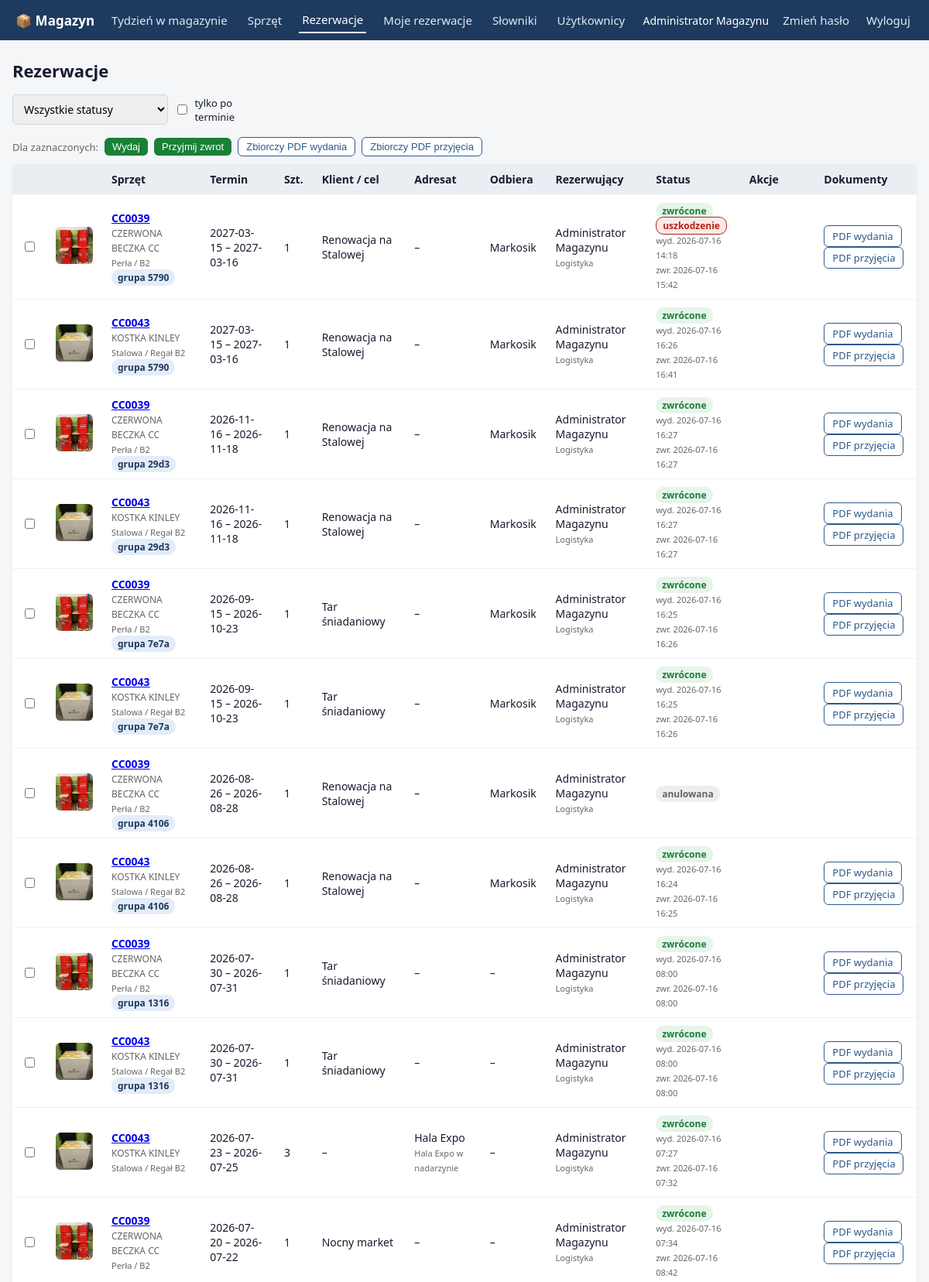
The app's page /reservations (signed in, upper part) with its own data.
### tables this page shows
CREATE TABLE reservations (
    id INTEGER PRIMARY KEY AUTOINCREMENT,
    equipment_id INTEGER NOT NULL REFERENCES equipment(id),
    user_id INTEGER NOT NULL REFERENCES users(id),
    client TEXT,                                 -- klient / projekt / cel
    date_from TEXT NOT NULL,                     -- YYYY-MM-DD
    date_to TEXT NOT NULL,
    quantity INTEGER NOT NULL DEFAULT 1,
    status TEXT NOT NULL DEFAULT 'rezerwacja',   -- rezerwacja | wydane | zwrócone | anulowana
    notes TEXT,
    created_at TEXT DEFAULT (datetime('now')),
    issued_at TEXT, issued_by INTEGER REFERENCES users(id),
    returned_at TEXT, returned_by INTEGER REFERENCES users(id)
, group_id TEXT, receiver TEXT, recipient_name TEXT, recipient_contact TEXT, recipient_phone TEXT, recipient_address TEXT, recipient_email TEXT, damage INTEGER NOT NULL DEFAULT 0, damage_notes TEXT);

CREATE TABLE equipment (
    id INTEGER PRIMARY KEY AUTOINCREMENT,
    code TEXT UNIQUE NOT NULL,                   -- kod w aplikacji
    project_number TEXT,                         -- numer projektu
    name TEXT NOT NULL,                          -- nazwa sprzętu
    dimensions TEXT,                             -- wymiary
    photo TEXT,                                  -- nazwa pliku zdjęcia
    location TEXT,                               -- miejsce w magazynie
    owner TEXT,                                  -- własność (np. klient)
    quantity INTEGER NOT NULL DEFAULT 1,         -- stan magazynowy (ilość sztuk)
    notes TEXT,
    created_at TEXT DEFAULT (datetime('now'))
, brand TEXT, packaging_photo TEXT, warehouse_id INTEGER REFERENCES warehouses(id), material_type TEXT NOT NULL DEFAULT 'klient', condition TEXT NOT NULL DEFAULT 'sprawny', condition_notes TEXT, storage_instructions TEXT);

CREATE TABLE warehouses (
    id INTEGER PRIMARY KEY AUTOINCREMENT,
    name TEXT UNIQUE NOT NULL,
    address TEXT,
    active INTEGER NOT NULL DEFAULT 1
);

CREATE TABLE users (
    id INTEGER PRIMARY KEY AUTOINCREMENT,
    username TEXT UNIQUE NOT NULL,
    password_hash TEXT NOT NULL,
    role TEXT NOT NULL DEFAULT 'user',           -- 'admin' | 'user'
    active INTEGER NOT NULL DEFAULT 1,
    created_at TEXT DEFAULT (datetime('now'))
, first_name TEXT, last_name TEXT, department TEXT);

### app.py (the view)
@app.route("/reservations")
@login_required
def reservations():
    f = request.args.get("status", "")
    mine = request.args.get("mine", "")
    overdue = request.args.get("overdue", "")
    today = date.today().isoformat()
    con = get_db()
    sql = """SELECT r.*, u.username, u.first_name, u.last_name, u.department AS owner_department,
                    e.code, e.name, e.photo, e.location, w.name AS warehouse_name
             FROM reservations r
             JOIN users u ON u.id=r.user_id JOIN equipment e ON e.id=r.equipment_id
             LEFT JOIN warehouses w ON w.id=e.warehouse_id"""
    where, params = [], []
    if f:
        where.append("r.status=?"); params.append(f)
    if mine == "1":
        where.append("r.user_id=?"); params.append(session["user_id"])
    if overdue == "1":
        where.append("r.status='wydane' AND r.date_to<?"); params.append(today)
    if where:
        sql += " WHERE " + " AND ".join(where)
    rows = con.execute(sql + " ORDER BY r.date_from DESC", params).fetchall()
    warehouses = active_warehouses(con)
    manage_ids = {r["id"] for r in rows if can_manage_reservation(r)}
    con.close()
    return render_template("reservations.html", rows=rows, f=f, mine=mine,
                           overdue=overdue, today=today, dn=display_name,
                           warehouses=warehouses, manage_ids=manage_ids)

### app.py (called while the page is built, shortened)
def login_required(f):
    @wraps(f)
    def wrapper(*a, **kw):
        if "user_id" not in session:
            return redirect(url_for("login", next=request.path))
        return f(*a, **kw)
    return wrapper

def can_manage_reservation(r):
    if session.get("role") == "admin":
        return True

def active_warehouses(con):
    return con.execute(
        "SELECT * FROM warehouses WHERE active=1 ORDER BY name").fetchall()

### db.py (called while the page is built)
def get_db():
    DB_PATH.parent.mkdir(parents=True, exist_ok=True)
    con = sqlite3.connect(DB_PATH)
    con.row_factory = sqlite3.Row
    con.execute("PRAGMA foreign_keys = ON")
    return con

def display_name(row):
    fn = (row["first_name"] or "").strip() if "first_name" in row.keys() else ""
    ln = (row["last_name"] or "").strip() if "last_name" in row.keys() else ""
    full = f"{fn} {ln}".strip()
    return full or row["username"]

### templates/reservations.html (shortened to what this page needs)
{% extends "base.html" %}
{% from "_thumb.html" import thumb %}
{% block content %}
<h1>{{ 'Moje rezerwacje' if mine == '1' else 'Rezerwacje' }}{% if overdue == '1' %} – po terminie{% endif %}</h1>
<div class="toolbar">
  <form method="get" style="display:flex; gap:8px; align-items:center;">
    <select name="status" onchange="this.form.submit()">
      <option value="">Wszystkie statusy</option>
    </select>
    <label class="chk" style="display:flex; align-items:center; gap:6px; margin:0; font-weight:400;">
      <input type="checkbox" name="overdue" value="1" style="width:auto;" {{ 'checked' if overdue == '1' }} onchange="this.form.submit()">
      tylko po terminie
    </label>
  </form>
</div>
<form method="post" id="bulk">
<div style="margin-bottom:10px; display:flex; gap:8px; flex-wrap:wrap; align-items:center;">
  <span style="font-size:13px; color:#666;">Dla zaznaczonych:</span>
  <button class="btn small ok" formaction="{{ url_for('bulk_action', action='issue') }}">Wydaj</button>
  <button type="button" class="btn small ok" onclick="openReturnBulk()">Przyjmij zwrot</button>
  <button class="btn small ghost" formaction="{{ url_for('pdf_group', kind='wydanie') }}" formmethod="get">Zbiorczy PDF wydania</button>
  <button class="btn small ghost" formaction="{{ url_for('pdf_group', kind='przyjecie') }}" formmethod="get">Zbiorczy PDF przyjęcia</button>
</div>
<table>
  <tr><th></th><th></th><th>Sprzęt</th><th>Termin</th><th>Szt.</th><th>Klient / cel</th><th>Adresat</th><th>Odbiera</th><th>Rezerwujący</th><th>Status</th><th>Akcje</th><th>Dokumenty</th></tr>
  {% for r in rows %}
  {% set is_overdue = r.status == 'wydane' and r.date_to < today %}
  {% set can_m = r.id in manage_ids %}
  <tr class="{{ 'overdue' if is_overdue }}">
    <td><input type="checkbox" name="rid" value="{{ r.id }}" style="width:auto;"></td>
    <td>{{ thumb(r.photo) }}</td>
    <td><a href="{{ url_for('equipment_detail', eid=r.equipment_id) }}"><strong>{{ r.code }}</strong></a><br><span style="font-size:12px;color:#666;">{{ r.name }}</span>
      {% if r.warehouse_name or r.location %}<br><span style="font-size:11px;color:#666;">{{ r.warehouse_name or '–' }}{% if r.location %} / {{ r.location }}{% endif %}</span>{% endif %}
      {% if r.group_id %}<br><span class="badge" style="background:#e3ecf7;color:#1e3a5f;" title="wspólna rezerwacja">grupa {{ r.group_id[:4] }}</span>{% endif %}</td>
    <td>{{ r.date_from }} – {{ r.date_to }}
      {% if is_overdue %}<br><span class="badge overdue">po terminie</span>{% endif %}</td>
    <td>{{ r.quantity }}</td>
    <td>{{ r.client or '–' }}</td>
    <td>{{ r.recipient_name or '–' }}{% if r.recipient_address %}<br><span style="font-size:11px;color:#666;">{{ r.recipient_address }}</span>{% endif %}</td>
    <td>{{ r.receiver or '–' }}</td>
    <td>{{ dn(r) }}{% if r.owner_department %}<br><span style="font-size:11px;color:#666;">{{ r.owner_department }}</span>{% endif %}</td>
    <td><span class="badge {{ r.status }}">{{ r.status }}</span>
      {% if r.damage %}<br><span class="badge damaged" title="{{ r.damage_notes }}">uszkodzenie</span>{% endif %}
      {% if r.issued_at %}<br><span style="font-size:11px;color:#666;">wyd. {{ r.issued_at[:16].replace('T',' ') }}</span>{% endif %}
      {% if r.returned_at %}<br><span style="font-size:11px;color:#666;">zwr. {{ r.returned_at[:16].replace('T',' ') }}</span>{% endif %}
    </td>
    <td>
    </td>
    <td>
      {% if r.status in ('wydane', 'zwrócone') %}<a class="btn small ghost" href="{{ url_for('reservation_pdf', rid=r.id, kind='wydanie') }}">PDF wydania</a>{% endif %}
      {% if r.status == 'zwrócone' %}<a class="btn small ghost" href="{{ url_for('reservation_pdf', rid=r.id, kind='przyjecie') }}">PDF przyjęcia</a>{% endif %}
    </td>
  </tr>
  {% else %}
  <tr><td colspan="12">Brak rezerwacji.</td></tr>
  {% endfor %}
</table>
</form>
{% endblock %}

### templates/_thumb.html
{% macro thumb(photo) -%}
{% if photo %}
<span class="zoomable">
  <img class="thumb" src="{{ url_for('static', filename='uploads/' + photo) }}"
       data-full="{{ url_for('static', filename='uploads/' + photo) }}" alt="">
</span>
{% endif %}
{%- endmacro %}

### templates/base.html (style rules this page uses)
:root { --p:#1e3a5f; --p2:#2d5a8e; --ok:#1a7f37; --err:#b42318; --bg:#f4f6f8; }
* { box-sizing:border-box; }
body { margin:0; font-family:system-ui,-apple-system,"Segoe UI",Roboto,sans-serif; background:var(--bg); color:#1a1a2e; }
h1 { font-size:22px; margin:0 0 16px; }
table { width:100%; border-collapse:collapse; background:#fff; border-radius:8px; box-shadow:0 1px 3px rgba(0,0,0,.08); }
th, td { padding:10px 12px; text-align:left; border-bottom:1px solid #eef1f4; font-size:14px; vertical-align:middle; }
th { background:#eaeef3; font-weight:600; }
.btn { display:inline-block; background:var(--p2); color:#fff; border:none; border-radius:6px; padding:8px 14px; font-size:14px; cursor:pointer; text-decoration:none; }
.btn.small { padding:4px 10px; font-size:13px; }
.btn.ghost { background:#fff; color:var(--p2); border:1px solid var(--p2); }
.btn.ok { background:var(--ok); }
input, select, textarea { width:100%; padding:8px 10px; border:1px solid #cbd5e1; border-radius:6px; font-size:14px; font-family:inherit; }
label { display:block; margin:12px 0 4px; font-weight:600; font-size:13px; }
.badge { padding:2px 8px; border-radius:10px; font-size:12px; font-weight:600; }
.badge.zwrócone { background:#e6f4ea; color:var(--ok); }
.badge.anulowana { background:#eee; color:#666; }
.badge.damaged { background:#fde8e8; color:var(--err); border:1px solid var(--err); }
.thumb { width:48px; height:48px; object-fit:cover; border-radius:6px; cursor:zoom-in; }
.zoomable { display:inline-block; line-height:0; }
.toolbar { display:flex; gap:10px; margin-bottom:16px; align-items:center; flex-wrap:wrap; }

### records on screen
reservations: photo (picture), code "CC0039", name "CZERWONA BECZKA CC", name "Perła", location "B2", group_id "5790", date_from "2027-03-15", date_to "2027-03-16", quantity "1", client "Renowacja na Stalowej", recipient_name "–", receiver "Markosik", dn "Administrator Magazynu", owner_department "Logistyka", status "zwrócone", issued_at "2026-07-16 14:18", returned_at "2026-07-16 15:42"
reservations: photo (picture), code "CC0043", name "KOSTKA KINLEY", name "Stalowa", location "Regał B2", group_id "5790", date_from "2027-03-15", date_to "2027-03-16", quantity "1", client "Renowacja na Stalowej", recipient_name "–", receiver "Markosik", dn "Administrator Magazynu", owner_department "Logistyka", status "zwrócone", issued_at "2026-07-16 16:26", returned_at "2026-07-16 16:41"
reservations: photo (picture), code "CC0039", name "CZERWONA BECZKA CC", name "Perła", location "B2", group_id "29d3", date_from "2026-11-16", date_to "2026-11-18", quantity "1", client "Renowacja na Stalowej", recipient_name "–", receiver "Markosik", dn "Administrator Magazynu", owner_department "Logistyka", status "zwrócone", issued_at "2026-07-16 16:27", returned_at "2026-07-16 16:27"
reservations: photo (picture), code "CC0043", name "KOSTKA KINLEY", name "Stalowa", location "Regał B2", group_id "29d3", date_from "2026-11-16", date_to "2026-11-18", quantity "1", client "Renowacja na Stalowej", recipient_name "–", receiver "Markosik", dn "Administrator Magazynu", owner_department "Logistyka", status "zwrócone", issued_at "2026-07-16 16:27", returned_at "2026-07-16 16:27"
reservations: photo (picture), code "CC0039", name "CZERWONA BECZKA CC", name "Perła", location "B2", group_id "7e7a", date_from "2026-09-15", date_to "2026-10-23", quantity "1", client "Tar śniadaniowy", recipient_name "–", receiver "Markosik", dn "Administrator Magazynu", owner_department "Logistyka", status "zwrócone", issued_at "2026-07-16 16:25", returned_at "2026-07-16 16:26"
reservations: photo (picture), code "CC0043", name "KOSTKA KINLEY", name "Stalowa", location "Regał B2", group_id "7e7a", date_from "2026-09-15", date_to "2026-10-23", quantity "1", client "Tar śniadaniowy", recipient_name "–", receiver "Markosik", dn "Administrator Magazynu", owner_department "Logistyka", status "zwrócone", issued_at "2026-07-16 16:25", returned_at "2026-07-16 16:26"
reservations: photo (picture), code "CC0039", name "CZERWONA BECZKA CC", name "Perła", location "B2", group_id "4106", date_from "2026-08-26", date_to "2026-08-28", quantity "1", client "Renowacja na Stalowej", recipient_name "–", receiver "Markosik", dn "Administrator Magazynu", owner_department "Logistyka", status "anulowana"
reservations: photo (picture), code "CC0043", name "KOSTKA KINLEY", name "Stalowa", location "Regał B2", group_id "4106", date_from "2026-08-26", date_to "2026-08-28", quantity "1", client "Renowacja na Stalowej", recipient_name "–", receiver "Markosik", dn "Administrator Magazynu", owner_department "Logistyka", status "zwrócone", issued_at "2026-07-16 16:24", returned_at "2026-07-16 16:25"
reservations: photo (picture), code "CC0039", name "CZERWONA BECZKA CC", name "Perła", location "B2", group_id "1316", date_from "2026-07-30", date_to "2026-07-31", quantity "1", client "Tar śniadaniowy", recipient_name "–", receiver "–", dn "Administrator Magazynu", owner_department "Logistyka", status "zwrócone", issued_at "2026-07-16 08:00", returned_at "2026-07-16 08:00"
reservations: photo (picture), code "CC0043", name "KOSTKA KINLEY", name "Stalowa", location "Regał B2", group_id "1316", date_from "2026-07-30", date_to "2026-07-31", quantity "1", client "Tar śniadaniowy", recipient_name "–", receiver "–", dn "Administrator Magazynu", owner_department "Logistyka", status "zwrócone", issued_at "2026-07-16 08:00", returned_at "2026-07-16 08:00"
reservations: photo (picture), code "CC0043", name "KOSTKA KINLEY", name "Stalowa", location "Regał B2", date_from "2026-07-23", date_to "2026-07-25", quantity "3", client "–", recipient_name "Hala Expo", recipient_address "Hala Expo w nadarzynie", receiver "–", dn "Administrator Magazynu", owner_department "Logistyka", status "zwrócone", issued_at "2026-07-16 07:27", returned_at "2026-07-16 07:32"
reservations: photo (picture), code "CC0039", name "CZERWONA BECZKA CC", name "Perła", location "B2", date_from "2026-07-20", date_to "2026-07-22", quantity "1", client "Nocny market", recipient_name "–", receiver "–", dn "Administrator Magazynu", owner_department "Logistyka", status "zwrócone", issued_at "2026-07-16 07:34", returned_at "2026-07-16 08:42"

### other values on screen
{{ session.full_name or session.username }} "Administrator Magazynu"
{{ 'Moje rezerwacje' if mine == '1' else 'Rezerwacje' }} "Rezerwacje"
